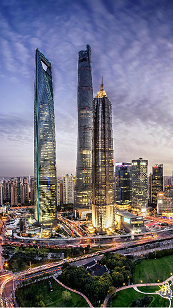
#> input picture ex6/resources/上海.png, 173 x 308 px
$ python q4.py
#> lines starting #> are read from the running program, lines starting #| are printed output that depends on the picture
from PIL import Image, ImageFilter

im = Image.open('./resources/上海.png')
#> im is the input picture: PIL image 173x308 RGBA; mean R, G, B, A 113.2, 111.1, 124.1, 255
print(im.format, im.size, im.mode)
#| PNG (173, 308) RGBA

om = im.filter(ImageFilter.CONTOUR)
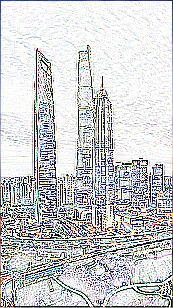
#> om: PIL image 173x308 RGBA; mean R, G, B, A 202.6, 203.7, 206.4, 255
om.save('./resources/test.png')
